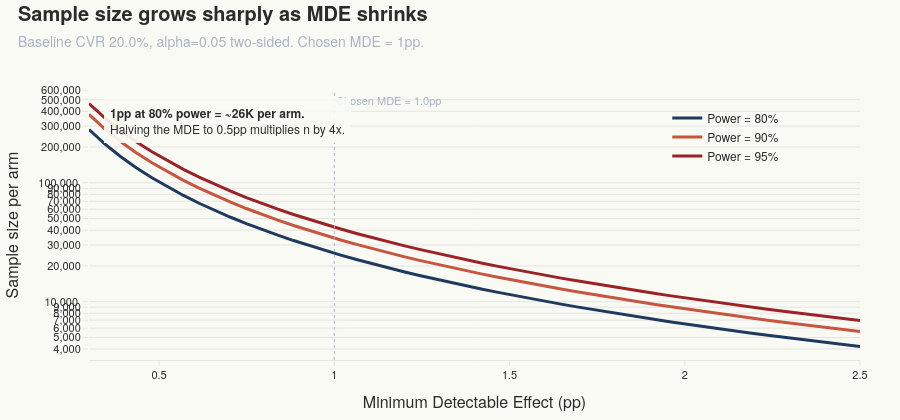

Here is the notebook cell this chart was saved with:
### Code cell
# Visual 1 — sample size curves across MDE x power.
mde_axis = np.linspace(0.003, 0.025, 50)
curves = {
    power: [sample_size_per_arm(BASELINE, mde, power=power).sample_size_per_arm for mde in mde_axis]
    for power in (0.80, 0.90, 0.95)
}
fig_power = go.Figure()
palette = {0.80: COLOR_PRIMARY, 0.90: COLOR_ACCENT, 0.95: COLOR_NEGATIVE}
for power, curve in curves.items():
    fig_power.add_trace(
        go.Scatter(
            x=mde_axis * 100,
            y=curve,
            mode="lines",
            name=f"Power = {power:.0%}",
            line={"color": palette[power], "width": 3},
            hovertemplate="MDE %{x:.2f}pp<br>n per arm: %{y:,}<extra></extra>",
        )
    )
fig_power.add_vline(
    x=MDE_ABS * 100,
    line={"color": COLOR_MUTED, "width": 1, "dash": "dot"},
    annotation_text="Chosen MDE = 1.0pp",
    annotation_position="top right",
    annotation_font={"color": COLOR_MUTED, "size": 11, "family": FONT_FAMILY},
)
fig_power.update_yaxes(title_text="Sample size per arm", type="log", tickformat=",")
fig_power.update_xaxes(title_text="Minimum Detectable Effect (pp)")
fig_power.update_layout(
    title="Sample size grows sharply as MDE shrinks",
    legend={"x": 0.75, "y": 0.95},
)
apply_sfl_theme(
    fig_power,
    height=420,
    subtitle="Baseline CVR 20.0%, alpha=0.05 two-sided. Chosen MDE = 1pp.",
)
add_insight_annotation(
    fig_power,
    text=(
        "<b>1pp at 80% power = ~26K per arm.</b><br>"
        "Halving the MDE to 0.5pp multiplies n by 4x."
    ),
    x=0.02, y=0.97,
    xref="paper", yref="paper",
    arrow=False,
)
fig_power.show()

### Figure 1 — Plotly figure (JSON) as saved in the notebook; plotly's stock layout.template omitted (floating-point values rounded to 4 significant figures)
{"data": [{"hovertemplate": "MDE %{x:.2f}pp<br>n per arm: %{y:,}<extra></extra>", "line": {"color": "#1F3A5F", "width": 3}, "mode": "lines", "name": "Power = 80%", "type": "scatter", "x": [0.3, 0.3449, 0.3898, 0.4347, 0.4796, 0.5245, 0.5694, 0.6143, 0.6592, 0.7041, 0.749, 0.7939, 0.8388, 0.8837, 0.9286, 0.9735, 1.018, 1.063, 1.108, 1.153, 1.198, 1.243, 1.288, 1.333, 1.378, 1.422, 1.467, 1.512, 1.557, 1.602, 1.647, 1.692, 1.737, 1.782, 1.827, 1.871, 1.916, 1.961, 2.006, 2.051, 2.096, 2.141, 2.186, 2.231, 2.276, 2.32, 2.365, 2.41, 2.455, 2.5], "y": [280634, 212501, 166505, 133996, 110172, 92193, 78291, 67320, 58509, 51327, 45395, 40438, 36254, 32690, 29629, 26981, 24674, 22652, 20870, 19292, 17887, 16631, 15504, 14488, 13570, 12737, 11979, 11287, 10654, 10073, 9538, 9046, 8591, 8170, 7779, 7416, 7078, 6763, 6468, 6193, 5935, 5693, 5466, 5252, 5050, 4860, 4681, 4512, 4351, 4200]}, {"hovertemplate": "MDE %{x:.2f}pp<br>n per arm: %{y:,}<extra></extra>", "line": {"color": "#C8553D", "width": 3}, "mode": "lines", "name": "Power = 90%", "type": "scatter", "x": [0.3, 0.3449, 0.3898, 0.4347, 0.4796, 0.5245, 0.5694, 0.6143, 0.6592, 0.7041, 0.749, 0.7939, 0.8388, 0.8837, 0.9286, 0.9735, 1.018, 1.063, 1.108, 1.153, 1.198, 1.243, 1.288, 1.333, 1.378, 1.422, 1.467, 1.512, 1.557, 1.602, 1.647, 1.692, 1.737, 1.782, 1.827, 1.871, 1.916, 1.961, 2.006, 2.051, 2.096, 2.141, 2.186, 2.231, 2.276, 2.32, 2.365, 2.41, 2.455, 2.5], "y": [375689, 284478, 222902, 179383, 147489, 123420, 104809, 90122, 78327, 68712, 60770, 54135, 48534, 43762, 39665, 36119, 33031, 30324, 27939, 25826, 23946, 22265, 20755, 19396, 18166, 17051, 16036, 15110, 14262, 13484, 12769, 12110, 11501, 10937, 10414, 9928, 9475, 9053, 8659, 8290, 7945, 7621, 7317, 7030, 6761, 6506, 6266, 6040, 5825, 5622]}, {"hovertemplate": "MDE %{x:.2f}pp<br>n per arm: %{y:,}<extra></extra>", "line": {"color": "#9B2226", "width": 3}, "mode": "lines", "name": "Power = 95%", "type": "scatter", "x": [0.3, 0.3449, 0.3898, 0.4347, 0.4796, 0.5245, 0.5694, 0.6143, 0.6592, 0.7041, 0.749, 0.7939, 0.8388, 0.8837, 0.9286, 0.9735, 1.018, 1.063, 1.108, 1.153, 1.198, 1.243, 1.288, 1.333, 1.378, 1.422, 1.467, 1.512, 1.557, 1.602, 1.647, 1.692, 1.737, 1.782, 1.827, 1.871, 1.916, 1.961, 2.006, 2.051, 2.096, 2.141, 2.186, 2.231, 2.276, 2.32, 2.365, 2.41, 2.455, 2.5], "y": [464621, 351819, 275667, 221845, 182403, 152636, 129620, 111455, 96868, 84977, 75156, 66949, 60022, 54121, 49054, 44669, 40850, 37503, 34553, 31940, 29614, 27535, 25668, 23987, 22466, 21087, 19832, 18686, 17638, 16676, 15792, 14976, 14223, 13525, 12879, 12277, 11718, 11196, 10709, 10253, 9826, 9425, 9048, 8694, 8361, 8047, 7750, 7469, 7204, 6953]}], "layout": {"annotations": [{"font": {"color": "#A8B4C0", "family": "Helvetica Neue, Helvetica, Arial, sans-serif", "size": 11}, "showarrow": false, "text": "Chosen MDE = 1.0pp", "x": 1.0, "xanchor": "left", "xref": "x", "y": 1, "yanchor": "top", "yref": "y domain"}, {"align": "left", "arrowcolor": "#C8553D", "arrowhead": 2, "arrowsize": 1, "arrowwidth": 1.2, "ax": 0, "ay": 0, "bgcolor": "rgba(250, 250, 245, 0.92)", "bordercolor": "#A8B4C0", "borderpad": 6, "borderwidth": 0, "font": {"color": "#2B2B2B", "family": "Helvetica Neue, Helvetica, Arial, sans-serif", "size": 12}, "showarrow": false, "text": "<b>1pp at 80% power = ~26K per arm.</b><br>Halving the MDE to 0.5pp multiplies n by 4x.", "x": 0.02, "xref": "paper", "y": 0.97, "yref": "paper"}], "font": {"color": "#2B2B2B", "family": "Helvetica Neue, Helvetica, Arial, sans-serif", "size": 13}, "height": 420, "hoverlabel": {"bgcolor": "white", "bordercolor": "#1F3A5F", "font": {"color": "#2B2B2B", "family": "Helvetica Neue, Helvetica, Arial, sans-serif", "size": 12}}, "legend": {"bgcolor": "rgba(0,0,0,0)", "bordercolor": "#E4E4E0", "borderwidth": 0, "font": {"color": "#2B2B2B", "size": 12}, "x": 0.75, "y": 0.95}, "margin": {"b": 60, "l": 70, "r": 40, "t": 90}, "paper_bgcolor": "#FAFAF5", "plot_bgcolor": "#FAFAF5", "shapes": [{"line": {"color": "#A8B4C0", "dash": "dot", "width": 1}, "type": "line", "x0": 1.0, "x1": 1.0, "xref": "x", "y0": 0, "y1": 1, "yref": "y domain"}], "title": {"font": {"color": "#2B2B2B", "size": 20}, "text": "<b>Sample size grows sharply as MDE shrinks</b><br><span style='font-size:14px;color:#A8B4C0'>Baseline CVR 20.0%, alpha=0.05 two-sided. Chosen MDE = 1pp.</span>", "x": 0.02, "xanchor": "left", "y": 0.95, "yanchor": "top"}, "xaxis": {"linecolor": "#E4E4E0", "linewidth": 1, "showgrid": false, "showline": true, "tickcolor": "#E4E4E0", "tickfont": {"color": "#2B2B2B", "size": 11}, "ticks": "outside", "title": {"text": "Minimum Detectable Effect (pp)"}}, "yaxis": {"gridcolor": "#E4E4E0", "gridwidth": 1, "showgrid": true, "showline": false, "tickcolor": "#E4E4E0", "tickfont": {"color": "#2B2B2B", "size": 11}, "tickformat": ",", "ticks": "outside", "title": {"text": "Sample size per arm"}, "type": "log", "zeroline": false}}}
